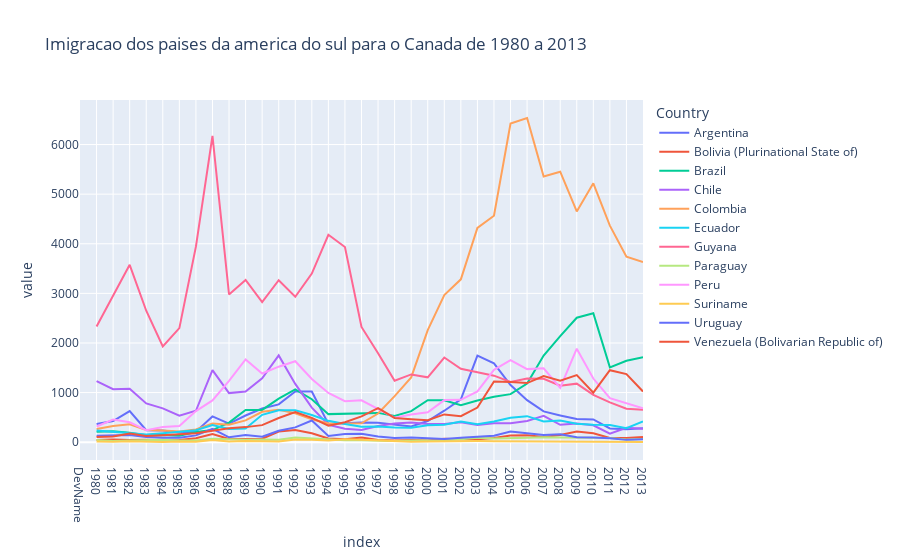

The code cell stored with this chart in its notebook:
### Code cell
fig = px.line(america_sul_final, x=america_sul_final.index, y=america_sul_final.columns, color='Country',
              title = 'Imigracao dos paises da america do sul para o Canada de 1980 a 2013')
fix.update_layout(xaxis={'tickangle': -45},
                  xaxis_title='Ano',
                  yaxis_title='Numero de Imigrantes')
fig.show()

### Figure 1 — Plotly figure (JSON) as saved in the notebook; plotly's stock layout.template omitted (floating-point values rounded to 4 significant figures)
{"data": [{"hovertemplate": "Country=Argentina<br>index=%{x}<br>value=%{y}<extra></extra>", "legendgroup": "Argentina", "line": {"color": "#636efa", "dash": "solid"}, "marker": {"symbol": "circle"}, "mode": "lines", "name": "Argentina", "orientation": "v", "showlegend": true, "x": ["DevName", "1980", "1981", "1982", "1983", "1984", "1985", "1986", "1987", "1988", "1989", "1990", "1991", "1992", "1993", "1994", "1995", "1996", "1997", "1998", "1999", "2000", "2001", "2002", "2003", "2004", "2005", "2006", "2007", "2008", "2009", "2010", "2011", "2012", "2013"], "xaxis": "x", "y": ["Developing regions", 368, 426, 626, 241, 237, 196, 213, 519, 374, 538, 678, 763, 1023, 1022, 366, 380, 396, 391, 349, 318, 427, 635, 865, 1745, 1591, 1153, 847, 620, 540, 467, 459, 278, 263, 282], "yaxis": "y", "type": "scatter"}, {"hovertemplate": "Country=Bolivia (Plurinational State of)<br>index=%{x}<br>value=%{y}<extra></extra>", "legendgroup": "Bolivia (Plurinational State of)", "line": {"color": "#EF553B", "dash": "solid"}, "marker": {"symbol": "circle"}, "mode": "lines", "name": "Bolivia (Plurinational State of)", "orientation": "v", "showlegend": true, "x": ["DevName", "1980", "1981", "1982", "1983", "1984", "1985", "1986", "1987", "1988", "1989", "1990", "1991", "1992", "1993", "1994", "1995", "1996", "1997", "1998", "1999", "2000", "2001", "2002", "2003", "2004", "2005", "2006", "2007", "2008", "2009", "2010", "2011", "2012", "2013"], "xaxis": "x", "y": ["Developing regions", 44, 52, 42, 49, 38, 44, 79, 165, 63, 68, 71, 214, 247, 180, 75, 61, 96, 43, 33, 42, 33, 72, 57, 59, 85, 134, 139, 107, 143, 214, 180, 86, 83, 107], "yaxis": "y", "type": "scatter"}, {"hovertemplate": "Country=Brazil<br>index=%{x}<br>value=%{y}<extra></extra>", "legendgroup": "Brazil", "line": {"color": "#00cc96", "dash": "solid"}, "marker": {"symbol": "circle"}, "mode": "lines", "name": "Brazil", "orientation": "v", "showlegend": true, "x": ["DevName", "1980", "1981", "1982", "1983", "1984", "1985", "1986", "1987", "1988", "1989", "1990", "1991", "1992", "1993", "1994", "1995", "1996", "1997", "1998", "1999", "2000", "2001", "2002", "2003", "2004", "2005", "2006", "2007", "2008", "2009", "2010", "2011", "2012", "2013"], "xaxis": "x", "y": ["Developing regions", 211, 220, 192, 139, 145, 130, 205, 244, 394, 650, 650, 877, 1066, 866, 566, 572, 586, 591, 531, 626, 845, 847, 745, 839, 917, 969, 1181, 1746, 2138, 2509, 2598, 1508, 1642, 1714], "yaxis": "y", "type": "scatter"}, {"hovertemplate": "Country=Chile<br>index=%{x}<br>value=%{y}<extra></extra>", "legendgroup": "Chile", "line": {"color": "#ab63fa", "dash": "solid"}, "marker": {"symbol": "circle"}, "mode": "lines", "name": "Chile", "orientation": "v", "showlegend": true, "x": ["DevName", "1980", "1981", "1982", "1983", "1984", "1985", "1986", "1987", "1988", "1989", "1990", "1991", "1992", "1993", "1994", "1995", "1996", "1997", "1998", "1999", "2000", "2001", "2002", "2003", "2004", "2005", "2006", "2007", "2008", "2009", "2010", "2011", "2012", "2013"], "xaxis": "x", "y": ["Developing regions", 1233, 1069, 1078, 781, 681, 533, 633, 1454, 990, 1023, 1286, 1749, 1175, 697, 352, 273, 244, 325, 376, 397, 366, 369, 401, 347, 383, 384, 427, 530, 350, 375, 340, 174, 291, 273], "yaxis": "y", "type": "scatter"}, {"hovertemplate": "Country=Colombia<br>index=%{x}<br>value=%{y}<extra></extra>", "legendgroup": "Colombia", "line": {"color": "#FFA15A", "dash": "solid"}, "marker": {"symbol": "circle"}, "mode": "lines", "name": "Colombia", "orientation": "v", "showlegend": true, "x": ["DevName", "1980", "1981", "1982", "1983", "1984", "1985", "1986", "1987", "1988", "1989", "1990", "1991", "1992", "1993", "1994", "1995", "1996", "1997", "1998", "1999", "2000", "2001", "2002", "2003", "2004", "2005", "2006", "2007", "2008", "2009", "2010", "2011", "2012", "2013"], "xaxis": "x", "y": ["Developing regions", 266, 326, 360, 244, 235, 214, 257, 376, 352, 439, 614, 652, 582, 464, 375, 371, 381, 578, 929, 1306, 2259, 2965, 3283, 4318, 4566, 6424, 6535, 5357, 5452, 4652, 5218, 4366, 3741, 3631], "yaxis": "y", "type": "scatter"}, {"hovertemplate": "Country=Ecuador<br>index=%{x}<br>value=%{y}<extra></extra>", "legendgroup": "Ecuador", "line": {"color": "#19d3f3", "dash": "solid"}, "marker": {"symbol": "circle"}, "mode": "lines", "name": "Ecuador", "orientation": "v", "showlegend": true, "x": ["DevName", "1980", "1981", "1982", "1983", "1984", "1985", "1986", "1987", "1988", "1989", "1990", "1991", "1992", "1993", "1994", "1995", "1996", "1997", "1998", "1999", "2000", "2001", "2002", "2003", "2004", "2005", "2006", "2007", "2008", "2009", "2010", "2011", "2012", "2013"], "xaxis": "x", "y": ["Developing regions", 238, 207, 184, 155, 179, 208, 240, 344, 265, 278, 552, 643, 644, 547, 431, 368, 310, 317, 295, 291, 342, 353, 418, 361, 417, 491, 525, 419, 437, 373, 353, 348, 282, 418], "yaxis": "y", "type": "scatter"}, {"hovertemplate": "Country=Guyana<br>index=%{x}<br>value=%{y}<extra></extra>", "legendgroup": "Guyana", "line": {"color": "#FF6692", "dash": "solid"}, "marker": {"symbol": "circle"}, "mode": "lines", "name": "Guyana", "orientation": "v", "showlegend": true, "x": ["DevName", "1980", "1981", "1982", "1983", "1984", "1985", "1986", "1987", "1988", "1989", "1990", "1991", "1992", "1993", "1994", "1995", "1996", "1997", "1998", "1999", "2000", "2001", "2002", "2003", "2004", "2005", "2006", "2007", "2008", "2009", "2010", "2011", "2012", "2013"], "xaxis": "x", "y": ["Developing regions", 2334, 2943, 3575, 2650, 1932, 2299, 3942, 6174, 2977, 3270, 2824, 3266, 2932, 3399, 4181, 3935, 2324, 1795, 1238, 1366, 1308, 1707, 1479, 1410, 1341, 1215, 1286, 1277, 1137, 1180, 953, 804, 676, 656], "yaxis": "y", "type": "scatter"}, {"hovertemplate": "Country=Paraguay<br>index=%{x}<br>value=%{y}<extra></extra>", "legendgroup": "Paraguay", "line": {"color": "#B6E880", "dash": "solid"}, "marker": {"symbol": "circle"}, "mode": "lines", "name": "Paraguay", "orientation": "v", "showlegend": true, "x": ["DevName", "1980", "1981", "1982", "1983", "1984", "1985", "1986", "1987", "1988", "1989", "1990", "1991", "1992", "1993", "1994", "1995", "1996", "1997", "1998", "1999", "2000", "2001", "2002", "2003", "2004", "2005", "2006", "2007", "2008", "2009", "2010", "2011", "2012", "2013"], "xaxis": "x", "y": ["Developing regions", 45, 26, 32, 40, 48, 36, 34, 72, 53, 48, 56, 51, 94, 75, 46, 39, 38, 30, 25, 34, 29, 34, 60, 88, 74, 75, 88, 98, 95, 88, 89, 83, 55, 66], "yaxis": "y", "type": "scatter"}, {"hovertemplate": "Country=Peru<br>index=%{x}<br>value=%{y}<extra></extra>", "legendgroup": "Peru", "line": {"color": "#FF97FF", "dash": "solid"}, "marker": {"symbol": "circle"}, "mode": "lines", "name": "Peru", "orientation": "v", "showlegend": true, "x": ["DevName", "1980", "1981", "1982", "1983", "1984", "1985", "1986", "1987", "1988", "1989", "1990", "1991", "1992", "1993", "1994", "1995", "1996", "1997", "1998", "1999", "2000", "2001", "2002", "2003", "2004", "2005", "2006", "2007", "2008", "2009", "2010", "2011", "2012", "2013"], "xaxis": "x", "y": ["Developing regions", 317, 456, 401, 241, 306, 328, 628, 843, 1237, 1667, 1384, 1522, 1632, 1274, 993, 827, 845, 676, 493, 560, 603, 849, 855, 1023, 1460, 1653, 1473, 1490, 1094, 1884, 1283, 886, 787, 682], "yaxis": "y", "type": "scatter"}, {"hovertemplate": "Country=Suriname<br>index=%{x}<br>value=%{y}<extra></extra>", "legendgroup": "Suriname", "line": {"color": "#FECB52", "dash": "solid"}, "marker": {"symbol": "circle"}, "mode": "lines", "name": "Suriname", "orientation": "v", "showlegend": true, "x": ["DevName", "1980", "1981", "1982", "1983", "1984", "1985", "1986", "1987", "1988", "1989", "1990", "1991", "1992", "1993", "1994", "1995", "1996", "1997", "1998", "1999", "2000", "2001", "2002", "2003", "2004", "2005", "2006", "2007", "2008", "2009", "2010", "2011", "2012", "2013"], "xaxis": "x", "y": ["Developing regions", 15, 10, 21, 12, 5, 16, 7, 46, 16, 24, 26, 13, 53, 51, 32, 58, 51, 35, 22, 11, 16, 22, 22, 22, 17, 15, 16, 20, 9, 12, 13, 11, 16, 4], "yaxis": "y", "type": "scatter"}, {"hovertemplate": "Country=Uruguay<br>index=%{x}<br>value=%{y}<extra></extra>", "legendgroup": "Uruguay", "line": {"color": "#636efa", "dash": "solid"}, "marker": {"symbol": "circle"}, "mode": "lines", "name": "Uruguay", "orientation": "v", "showlegend": true, "x": ["DevName", "1980", "1981", "1982", "1983", "1984", "1985", "1986", "1987", "1988", "1989", "1990", "1991", "1992", "1993", "1994", "1995", "1996", "1997", "1998", "1999", "2000", "2001", "2002", "2003", "2004", "2005", "2006", "2007", "2008", "2009", "2010", "2011", "2012", "2013"], "xaxis": "x", "y": ["Developing regions", 128, 132, 146, 105, 90, 92, 137, 269, 99, 144, 111, 229, 299, 437, 125, 164, 171, 117, 87, 93, 75, 64, 91, 103, 130, 217, 175, 147, 160, 99, 93, 81, 47, 58], "yaxis": "y", "type": "scatter"}, {"hovertemplate": "Country=Venezuela (Bolivarian Republic of)<br>index=%{x}<br>value=%{y}<extra></extra>", "legendgroup": "Venezuela (Bolivarian Republic of)", "line": {"color": "#EF553B", "dash": "solid"}, "marker": {"symbol": "circle"}, "mode": "lines", "name": "Venezuela (Bolivarian Republic of)", "orientation": "v", "showlegend": true, "x": ["DevName", "1980", "1981", "1982", "1983", "1984", "1985", "1986", "1987", "1988", "1989", "1990", "1991", "1992", "1993", "1994", "1995", "1996", "1997", "1998", "1999", "2000", "2001", "2002", "2003", "2004", "2005", "2006", "2007", "2008", "2009", "2010", "2011", "2012", "2013"], "xaxis": "x", "y": ["Developing regions", 103, 117, 174, 124, 142, 165, 179, 229, 279, 304, 344, 487, 610, 490, 334, 402, 520, 686, 489, 464, 443, 560, 524, 699, 1224, 1211, 1192, 1335, 1239, 1353, 998, 1452, 1373, 1022], "yaxis": "y", "type": "scatter"}], "layout": {"xaxis": {"anchor": "y", "domain": [0.0, 1.0], "title": {"text": "index"}}, "yaxis": {"anchor": "x", "domain": [0.0, 1.0], "title": {"text": "value"}}, "legend": {"title": {"text": "Country"}, "tracegroupgap": 0}, "title": {"text": "Imigracao dos paises da america do sul para o Canada de 1980 a 2013"}}}
